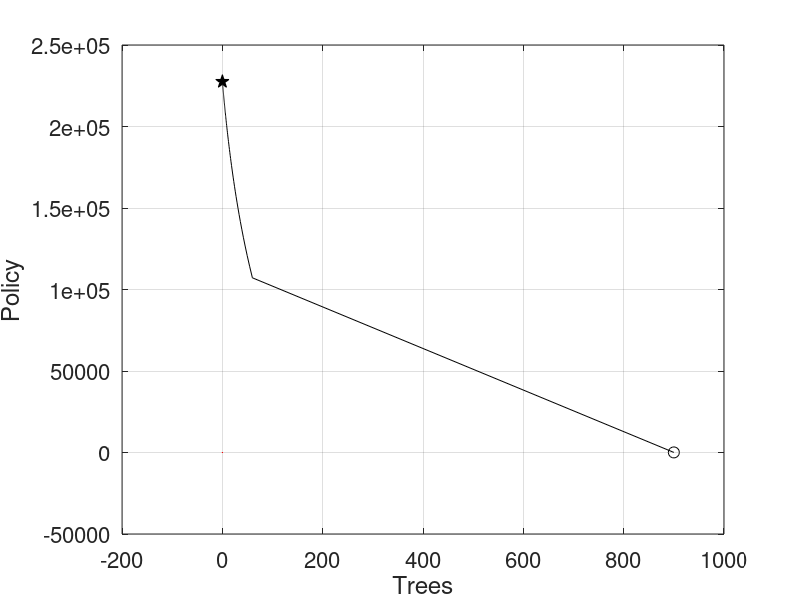

This figure's MATLAB source:
clear, close all, format compact, clc
% ABE4649 FINAL GROUP PROJECT 
% 
% The purpose of this project is to model the 3 dimensional "eigenforest"
% Model created by our group. 
% The equations detail change in tree population (dx)
%       change in parasitic beetle population (db, nondim dGamma) 
%       and change in human lumbar mill policy (dh) 
%********** PARAMETERS
%   time: integer (> 0 ) 
%       used to develop iterations for vectors and numerical integration
%   dt : float (> 0) 
%       used to develop time vector for numerical integration
%   gamma: equation ( hHf/rTree)
%       serves as nondimensional unit gamma, reps 
%   hotel: equation (gamma*rTree / hf)
%       serves as nondimensional unit H
%   alfa: equation (Bd/rTree) 
%       serves as nondimensional unit alfa
%   beetleEq: equation 
%       serves as nondimensional unit B
%   beetleDamage: float ((0,1])
%       indicates damage to tree by beetle (1/(beetle*time)) 
%   P: float ((0,+infty)) 
%       indicates profitability per tree harvested ($/tree) 
%   beetleMortality: float ([0,1]) 
%       indicates natural loss of beetles (1/time) 
%   tree: ([0,K])
%       indicates numbers of trees (tree) 
%********* END PARAMETERS

%SETUP PARAMETERS

time = 1500;                % establish time
dt = .001;                  % establish time interval
tVector = [1:dt:time]';      % create vector 1-time @ dt increment

xVector = zeros(size(tVector));
gammaVector = zeros(size(tVector));

beetleMortality = .2;       % natural beetle death rate 1/time
rFumigation = .1;           % fumigation rate 1/time
rBeetle = .3;               % intrinsic beetle 1/time
rHuman = .1;               % intrinsic policy 1/ttime
rTree = .08;                 % intrinisc tree growth 1/time
beetleDamage = .12;         % beetle damage to tree 1/(beetle * tree)
tree = 5000;                   % Trees tree
c = .0024;                     % cost of fumigation $/beetle
q = 8;                      % num. fumigations dimless
f = 1;                      %
P = 4;                      % profitability $/tree
h = .23;                     % harvest effor 1/$
K = 3000;                      % tree carry capacity tree
z = .11;                    % habitability for beetle 1/tree
H = 12;                     % policy effort $ 

% BEGIN PRECOMPUTATIONS 
beetleEq = (rFumigation*H)/((z*rBeetle*tree) - (beetleMortality))
theta = (rHuman*P*h*K)/(rTree)                  %
phi = (c*q*rHuman*h*f)/(rTree*beetleDamage)     %
alfa = (beetleEq*beetleDamage)/(rTree)          %
gamma = (h*H*f)/(rTree)                         %

xVector(1) = 900;                               % init x condition
gammaVector(1) = 55.2;                         % init gamma cond. 

% BEGIN EULER 
for t = 1:(length(tVector)-1)               
    % for each incremental unit time
    %    iterate through the provided nondim eqn to populate xVector
    %    and gammaVector 
    a = alfa;                               
    th = theta;         
    p = phi;
    x = xVector(t);
    g = gammaVector(t);
    xVector(t+1) = xVector(t) + dt*(x*(1-x) - a*x - gamma*x);      %dTree
    gammaVector(t+1) = gammaVector(t) + dt*((th*gamma*x) - (p*x)); %dPolicy
end 

%PLOTTING SYSTEM 

figure(101)                           %initialize plot
%ISOCLINE STUFF 
plot([0 0],[-1 1.2],'b'); hold on
xx = linspace(0,1,101);
plot(xx,1-xx,'b');
% y-isoclines (red)
plot([-1 1.2],[0 0],'r');
plot([1 1]*gamma,[-1 1.2],'r');
%xlim([-0.02 1.1]), ylim([-0.02 1.1])  %establish axis boundaries  
set(gca,'fontsize',16)
xlabel('Trees'), ylabel('Policy')              %establish axis title
grid on

plot(xVector,gammaVector,'k');        % plot points

% THIS IS THE STARTING PONT 
plot(xVector(1),gammaVector(1),'ok','markersize',8);

% THIS IS THE END POINT
plot(xVector(end),gammaVector(end),'pk','markersize',10,'markerfacecolor','k');

%-EOF- 
